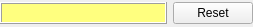
<?xml version="1.0" encoding="UTF-8"?>
<ui version="4.0">
 <class>ColorEditorWidget</class>
 <widget class="QWidget" name="ColorEditorWidget">
  <property name="geometry">
   <rect>
    <x>0</x>
    <y>0</y>
    <width>253</width>
    <height>27</height>
   </rect>
  </property>
  <property name="windowTitle">
   <string>Form</string>
  </property>
  <layout class="QVBoxLayout">
   <property name="margin">
    <number>0</number>
   </property>
   <item>
    <layout class="QHBoxLayout">
     <item>
      <widget class="QFrame" name="frame">
       <property name="sizePolicy">
        <sizepolicy hsizetype="Expanding" vsizetype="Preferred">
         <horstretch>0</horstretch>
         <verstretch>0</verstretch>
        </sizepolicy>
       </property>
       <property name="minimumSize">
        <size>
         <width>20</width>
         <height>20</height>
        </size>
       </property>
       <property name="autoFillBackground">
        <bool>true</bool>
       </property>
       <property name="frameShape">
        <enum>QFrame::Box</enum>
       </property>
       <property name="frameShadow">
        <enum>QFrame::Raised</enum>
       </property>
       <layout class="QGridLayout">
        <property name="margin">
         <number>0</number>
        </property>
        <property name="spacing">
         <number>0</number>
        </property>
        <item row="0" column="0">
         <widget class="ColorTestZone" name="testZone" native="true">
          <property name="palette">
           <palette>
            <active>
             <colorrole role="Base">
              <brush brushstyle="SolidPattern">
               <color alpha="255">
                <red>255</red>
                <green>255</green>
                <blue>255</blue>
               </color>
              </brush>
             </colorrole>
             <colorrole role="Window">
              <brush brushstyle="SolidPattern">
               <color alpha="255">
                <red>255</red>
                <green>255</green>
                <blue>127</blue>
               </color>
              </brush>
             </colorrole>
            </active>
            <inactive>
             <colorrole role="Base">
              <brush brushstyle="SolidPattern">
               <color alpha="255">
                <red>255</red>
                <green>255</green>
                <blue>255</blue>
               </color>
              </brush>
             </colorrole>
             <colorrole role="Window">
              <brush brushstyle="SolidPattern">
               <color alpha="255">
                <red>255</red>
                <green>255</green>
                <blue>127</blue>
               </color>
              </brush>
             </colorrole>
            </inactive>
            <disabled>
             <colorrole role="Base">
              <brush brushstyle="SolidPattern">
               <color alpha="255">
                <red>255</red>
                <green>255</green>
                <blue>127</blue>
               </color>
              </brush>
             </colorrole>
             <colorrole role="Window">
              <brush brushstyle="SolidPattern">
               <color alpha="255">
                <red>255</red>
                <green>255</green>
                <blue>127</blue>
               </color>
              </brush>
             </colorrole>
            </disabled>
           </palette>
          </property>
          <property name="cursor">
           <cursorShape>PointingHandCursor</cursorShape>
          </property>
          <property name="autoFillBackground">
           <bool>true</bool>
          </property>
         </widget>
        </item>
       </layout>
      </widget>
     </item>
     <item>
      <widget class="QPushButton" name="resetButton">
       <property name="sizePolicy">
        <sizepolicy hsizetype="Fixed" vsizetype="Fixed">
         <horstretch>0</horstretch>
         <verstretch>0</verstretch>
        </sizepolicy>
       </property>
       <property name="cursor">
        <cursorShape>ArrowCursor</cursorShape>
       </property>
       <property name="text">
        <string>Reset</string>
       </property>
      </widget>
     </item>
    </layout>
   </item>
  </layout>
 </widget>
 <customwidgets>
  <customwidget>
   <class>ColorTestZone</class>
   <extends>QWidget</extends>
   <header>ColorEditorWidget.h</header>
   <container>1</container>
  </customwidget>
 </customwidgets>
 <resources/>
 <connections/>
</ui>
